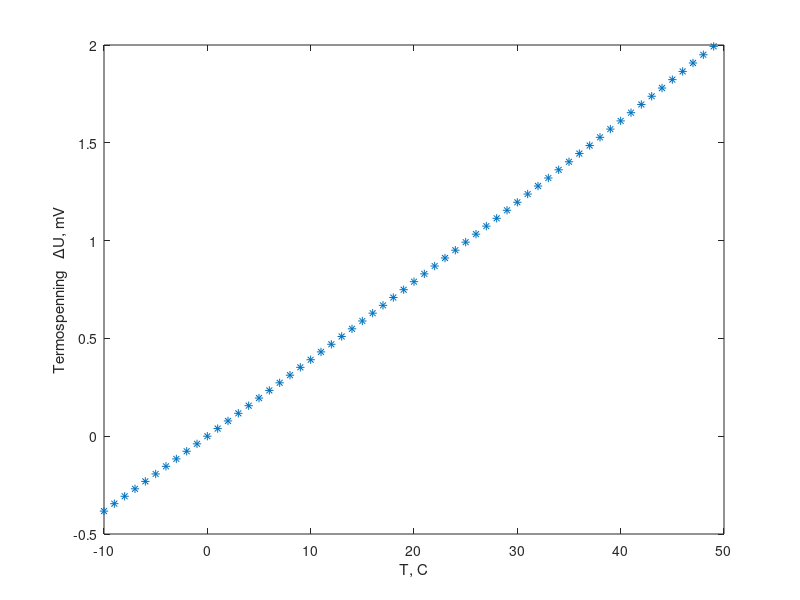

Source code (MATLAB):
dU=[-0.039 -0.077 -0.116 -0.154 -0.193 -0.231 -0.269 -0.307 -0.345 -0.383...
   0.000  0.039  0.078  0.117  0.156  0.195  0.234  0.273  0.312  0.352 ...
   0.391  0.431  0.470  0.510  0.549  0.589  0.629  0.669  0.709  0.749  ...
   0.790  0.830  0.870  0.911  0.951  0.992  1.033  1.074  1.114  1.155  ...
   1.196  1.238  1.279  1.320  1.362  1.403  1.445  1.486  1.528  1.570  ...
   1.612  1.654  1.696  1.738  1.780  1.823  1.865  1.908  1.950  1.993 ];
T=[-1:-1:-10 0:49];
plot(T,dU,'*')
xlabel('T, C')
ylabel('Termospenning   \Delta{U}, mV')



